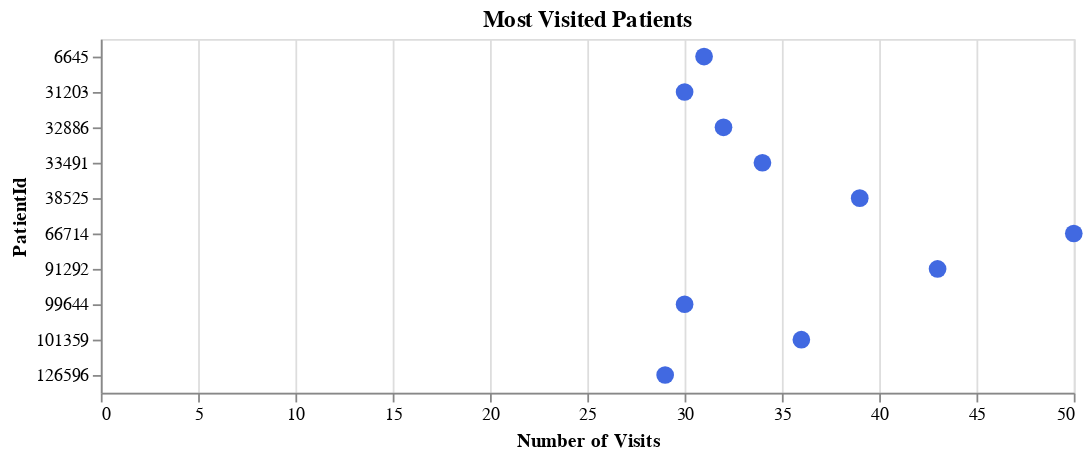

The code cell stored with this chart in its notebook:
### Markdown cell above
# How Often did patient visited hospital

### Code cell
pat_visit=hosp['patientid'].value_counts().to_frame().reset_index().rename(columns={'index':'patient','patientid':'total'})
chart = alt.layer(
    data=pat_visit[:10]
)
chart += alt.Chart().mark_line().encode(
    alt.X('total:Q',title='Number of Visits'),
    alt.Y('patient:N',title='PatientId'),
    detail='patient:N'
    
).properties(title="Most Visited Patients",width=550,height=200)

chart += alt.Chart().mark_point(color='royalblue',
    size=100,
    opacity=1,
    filled=True
).encode(
   alt.X('total:Q',title='Number of Visits'),
    alt.Y('patient:N',title='PatientId'),
    tooltip=[alt.Tooltip('patient:Q'),
             alt.Tooltip('total:Q')
            ]
)

chart

### Figure 1 — Vega-Lite specification as saved in the notebook (floating-point values rounded to 4 significant figures)
{"config": {"view": {"continuousWidth": 400, "continuousHeight": 300}}, "layer": [{"mark": "line", "encoding": {"detail": {"type": "nominal", "field": "patient"}, "x": {"type": "quantitative", "field": "total", "title": "Number of Visits"}, "y": {"type": "nominal", "field": "patient", "title": "PatientId"}}, "height": 200, "title": "Most Visited Patients", "width": 550}, {"mark": {"type": "point", "color": "royalblue", "filled": true, "opacity": 1, "size": 100}, "encoding": {"tooltip": [{"type": "quantitative", "field": "patient"}, {"type": "quantitative", "field": "total"}], "x": {"type": "quantitative", "field": "total", "title": "Number of Visits"}, "y": {"type": "nominal", "field": "patient", "title": "PatientId"}}}], "data": {"name": "data-4ff617f92b4e2d62c2560815d85e8300"}, "$schema": "https://vega.github.io/schema/vega-lite/v4.8.1.json", "datasets": {"data-4ff617f92b4e2d62c2560815d85e8300": [{"patient": 66714, "total": 50}, {"patient": 91292, "total": 43}, {"patient": 38525, "total": 39}, {"patient": 101359, "total": 36}, {"patient": 33491, "total": 34}, {"patient": 32886, "total": 32}, {"patient": 6645, "total": 31}, {"patient": 31203, "total": 30}, {"patient": 99644, "total": 30}, {"patient": 126596, "total": 29}]}}
